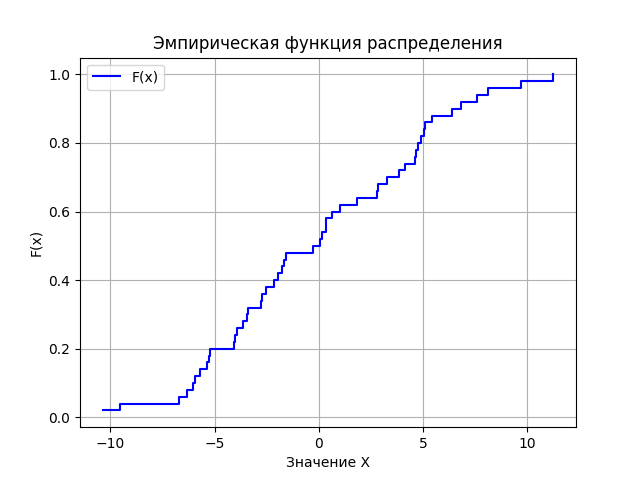

The Python source for this figure:
import numpy as np
import matplotlib.pyplot as plt
# Исходные данные (уже отсортированные)
data = [-10.37, -9.52, -6.71, -6.30, -6.03, -5.95, -5.72, -5.36, -5.25, -5.24,
        -4.05, -4.00, -3.94, -3.63, -3.45, -3.38, -2.78, -2.73, -2.53, -2.16,
        -1.94, -1.75, -1.67, -1.59, -0.30, 0.05, 0.15, 0.34, 0.35, 0.63,
        1.00, 1.82, 2.78, 2.86, 3.26, 3.85, 4.12, 4.63, 4.67, 4.74, 4.90,
        5.04, 5.08, 5.44, 6.37, 6.84, 7.60, 8.13, 9.67, 11.25] #вариационный ряд

# Вычисляем эмпирическую функцию распределения
F_x = np.arange(1, len(data) + 1) / len(data)

# Выводим результаты
for x_i, F_i in zip(data, F_x):
    print(f"F({x_i}) = {F_i:.2f}")

n = len(data)

F_emp = np.arange(1, n + 1) / n

plt.step(data, F_x, where="post", linestyle="-", color="blue", label="F(x)")
plt.xlabel("Значение X")
plt.ylabel("F(x)")
plt.title("Эмпирическая функция распределения")
plt.grid(True)
plt.legend()
plt.savefig("empirical_function.png")